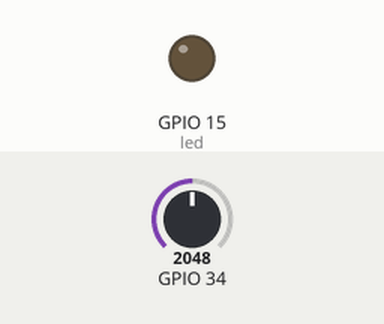
Simulated run of this sketch. Board: ESP32. Shown: output pins drawn as LEDs (lit = HIGH). The test bench sets the inputs (shaded band); at power-on: GPIO 34 = 2048. What the sketch prints to the serial monitor is not drawn.

Above: at 0.1 s.
At 1.1 s:
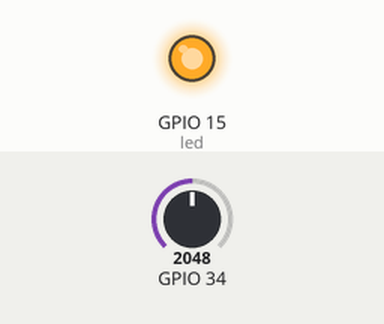
Timing chart, 0 to 2.6 s (numbered marks = the images above):
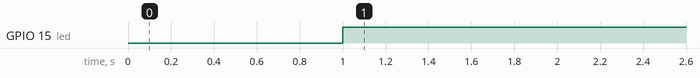

Measured:
- by itself, GPIO 15 (led): LOW → HIGH at 1.0 s

The sketch:

36_Water_Level_Sensor_Control_LED.ino
```cpp
#define led 15
int sensor;


void setup() {
  // put your setup code here, to run once:

pinMode(led,OUTPUT);
   Serial.begin(9600);

}

void loop() {
  // put your main code here, to run repeatedly:
  sensor = analogRead(34);

  Serial.println(sensor);
  delay(1000);
  if(sensor>=100)
  {
    digitalWrite(led,HIGH);
    delay(100);
  }
  else
  {
    digitalWrite(led,LOW);
  delay(100);
  }

}
```
